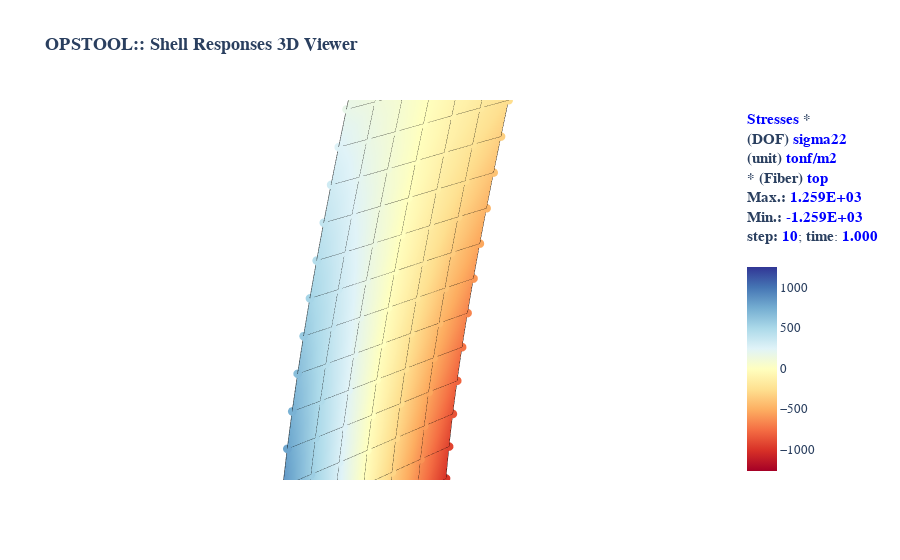

The code cell stored with this chart in its notebook:
### Markdown cell above
### Aviso
Cualquier operacion con el backend grafico de matplotlib requerirar un restart del server de jupyer

### Code cell
# --- Visualización ---
opsvis.set_plot_props(cmap="rdylbu", point_size=3.0, notebook=True)

plotter = opsvis.plot_unstruct_responses(
    odb_tag=1,
    ele_type="Shell",
    resp_type="StressesAtNodes",
    resp_dof="sigma22",
    unit_symbol="tonf/m2",  # o la unidad que uses
    show_defo=True,     # para ver la deformada
    show_values=True,
    defo_scale=3.0,     # escala de la deformada
    show_bc=True,
    bc_scale=2.0,
    style="surface"     # estilo de visualización
)

plotter.show(jupyter_backend="jupyterlab")

### Figure 1 — Plotly figure (JSON) as saved in the notebook; plotly's stock layout.template omitted (floating-point values rounded to 4 significant figures; data arrays with more than 128 entries replaced by an {"elided": "..."} marker saying what was removed)
{"data": [{"connectgaps": false, "hoverinfo": "skip", "line": {"color": "#15b01a", "width": 1}, "mode": "lines", "name": "BC", "type": "scatter3d", "x": [0.0, 0.0, 0.0, 0.0, 0.0, NaN, -0.12, 0.12, 0.12, -0.12, -0.12, NaN, -0.12, 0.12, 0.12, -0.12, -0.12, NaN, 0.5, 0.5, 0.5, 0.5, 0.5, NaN, 0.38, 0.62, 0.62, 0.38, 0.38, NaN, 0.38, 0.62, 0.62, 0.38, 0.38, NaN, 1.0, 1.0, 1.0, 1.0, 1.0, NaN, 0.88, 1.12, 1.12, 0.88, 0.88, NaN, 0.88, 1.12, 1.12, 0.88, 0.88, NaN, 1.5, 1.5, 1.5, 1.5, 1.5, NaN, 1.38, 1.62, 1.62, 1.38, 1.38, NaN, 1.38, 1.62, 1.62, 1.38, 1.38, NaN, 2.0, 2.0, 2.0, 2.0, 2.0, NaN, 1.88, 2.12, 2.12, 1.88, 1.88, NaN, 1.88, 2.12, 2.12, 1.88, 1.88, NaN, 2.5, 2.5, 2.5, 2.5, 2.5, NaN, 2.38, 2.62, 2.62, 2.38, 2.38, NaN, 2.38, 2.62, 2.62, 2.38, 2.38, NaN, 3.0, 3.0, 3.0, 3.0, 3.0, NaN, 2.88, 3.12, 3.12, 2.88, 2.88, NaN, 2.88, 3.12, 3.12, 2.88, 2.88, NaN], "y": [-0.12, 0.12, 0.12, -0.12, -0.12, NaN, 0.0, 0.0, 0.0, 0.0, 0.0, NaN, -0.12, -0.12, 0.12, 0.12, -0.12, NaN, -0.12, 0.12, 0.12, -0.12, -0.12, NaN, 0.0, 0.0, 0.0, 0.0, 0.0, NaN, -0.12, -0.12, 0.12, 0.12, -0.12, NaN, -0.12, 0.12, 0.12, -0.12, -0.12, NaN, 0.0, 0.0, 0.0, 0.0, 0.0, NaN, -0.12, -0.12, 0.12, 0.12, -0.12, NaN, -0.12, 0.12, 0.12, -0.12, -0.12, NaN, 0.0, 0.0, 0.0, 0.0, 0.0, NaN, -0.12, -0.12, 0.12, 0.12, -0.12, NaN, -0.12, 0.12, 0.12, -0.12, -0.12, NaN, 0.0, 0.0, 0.0, 0.0, 0.0, NaN, -0.12, -0.12, 0.12, 0.12, -0.12, NaN, -0.12, 0.12, 0.12, -0.12, -0.12, NaN, 0.0, 0.0, 0.0, 0.0, 0.0, NaN, -0.12, -0.12, 0.12, 0.12, -0.12, NaN, -0.12, 0.12, 0.12, -0.12, -0.12, NaN, 0.0, 0.0, 0.0, 0.0, 0.0, NaN, -0.12, -0.12, 0.12, 0.12, -0.12, NaN], "z": [-0.12, -0.12, 0.12, 0.12, -0.12, NaN, -0.12, -0.12, 0.12, 0.12, -0.12, NaN, 0.0, 0.0, 0.0, 0.0, 0.0, NaN, -0.12, -0.12, 0.12, 0.12, -0.12, NaN, -0.12, -0.12, 0.12, 0.12, -0.12, NaN, 0.0, 0.0, 0.0, 0.0, 0.0, NaN, -0.12, -0.12, 0.12, 0.12, -0.12, NaN, -0.12, -0.12, 0.12, 0.12, -0.12, NaN, 0.0, 0.0, 0.0, 0.0, 0.0, NaN, -0.12, -0.12, 0.12, 0.12, -0.12, NaN, -0.12, -0.12, 0.12, 0.12, -0.12, NaN, 0.0, 0.0, 0.0, 0.0, 0.0, NaN, -0.12, -0.12, 0.12, 0.12, -0.12, NaN, -0.12, -0.12, 0.12, 0.12, -0.12, NaN, 0.0, 0.0, 0.0, 0.0, 0.0, NaN, -0.12, -0.12, 0.12, 0.12, -0.12, NaN, -0.12, -0.12, 0.12, 0.12, -0.12, NaN, 0.0, 0.0, 0.0, 0.0, 0.0, NaN, -0.12, -0.12, 0.12, 0.12, -0.12, NaN, -0.12, -0.12, 0.12, 0.12, -0.12, NaN, 0.0, 0.0, 0.0, 0.0, 0.0, NaN]}, {"cmax": 1259.0, "cmin": -1259.0, "coloraxis": "coloraxis", "hoverinfo": "skip", "i": {"elided": "216 int values"}, "intensity": {"elided": "432 float values"}, "j": {"elided": "216 int values"}, "k": {"elided": "216 int values"}, "opacity": 1, "text": {"elided": "432 float values"}, "type": "mesh3d", "x": {"elided": "432 float values"}, "y": {"elided": "432 float values"}, "z": {"elided": "432 float values"}}, {"connectgaps": false, "hoverinfo": "skip", "line": {"color": "black", "width": 1}, "mode": "lines", "name": "Edge", "type": "scatter3d", "x": {"elided": "648 float values"}, "y": {"elided": "648 float values"}, "z": {"elided": "648 float values"}}, {"customdata": {"elided": "432 float values"}, "hovertemplate": "<b>%{customdata:.4E}</b>", "marker": {"cmax": 1259.0, "cmin": -1259.0, "color": {"elided": "432 float values"}, "coloraxis": "coloraxis", "size": 3}, "mode": "markers", "name": "StressesAtNodes", "type": "scatter3d", "x": {"elided": "432 float values"}, "y": {"elided": "432 float values"}, "z": {"elided": "432 float values"}}], "layout": {"autosize": true, "coloraxis": {"cmax": 1259.0, "cmin": -1259.0, "colorbar": {"tickfont": {"size": 13}, "title": {"font": {"size": 15}, "text": "<b><span style=\"color:blue; font-weight:bold\">Stresses</span> *</b><br><b>(DOF) <span style=\"color:blue; font-weight:bold\">sigma22</span></b><br><b>(unit) <span style=\"color:blue; font-weight:bold\">tonf/m2</span></b><br><b>* (Fiber) <span style=\"color:blue; font-weight:bold\">top</span></b><br><b>Max.:</b> <span style=\"color:blue; font-weight:bold\">1.259E+03</span><br><b>Min.:</b> <span style=\"color:blue; font-weight:bold\">-1.259E+03</span><br><b>step:</b> <span style=\"color:blue; font-weight:bold\">10</span>; <b>time</b>: <span style=\"color:blue; font-weight:bold\">1.000</span><br> <br>"}}, "colorscale": [[0, "rgb(165,0,38)"], [0.1, "rgb(215,48,39)"], [0.2, "rgb(244,109,67)"], [0.3, "rgb(253,174,97)"], [0.4, "rgb(254,224,144)"], [0.5, "rgb(255,255,191)"], [0.6, "rgb(224,243,248)"], [0.7, "rgb(171,217,233)"], [0.8, "rgb(116,173,209)"], [0.9, "rgb(69,117,180)"], [1, "rgb(49,54,149)"]]}, "font": {"family": "Arial, sans-serif"}, "scene": {"aspectmode": "data", "aspectratio": {"x": 1, "y": 1, "z": 1}, "camera": {"eye": {"x": -3.5, "y": -3.5, "z": 3.5}, "projection": {"type": "orthographic"}}, "xaxis": {"showgrid": false, "visible": false, "zeroline": false}, "yaxis": {"showgrid": false, "visible": false, "zeroline": false}, "zaxis": {"showgrid": false, "visible": false, "zeroline": false}}, "showlegend": false, "title": {"font": {"size": 18}, "text": "<b>OPSTOOL:: Shell Responses 3D Viewer</b><br><br>"}}}
